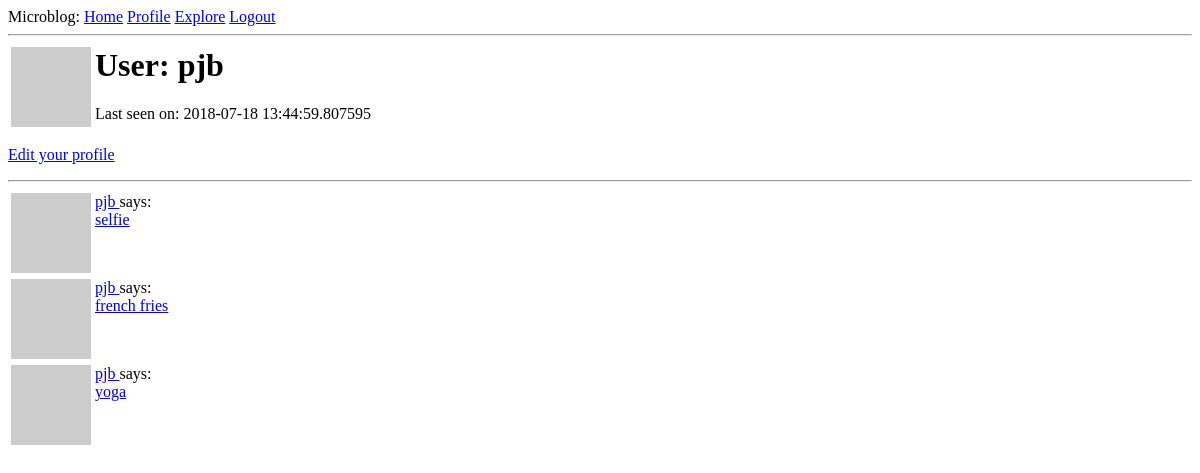
Before: /user/pjb (signed in) with the older database file.
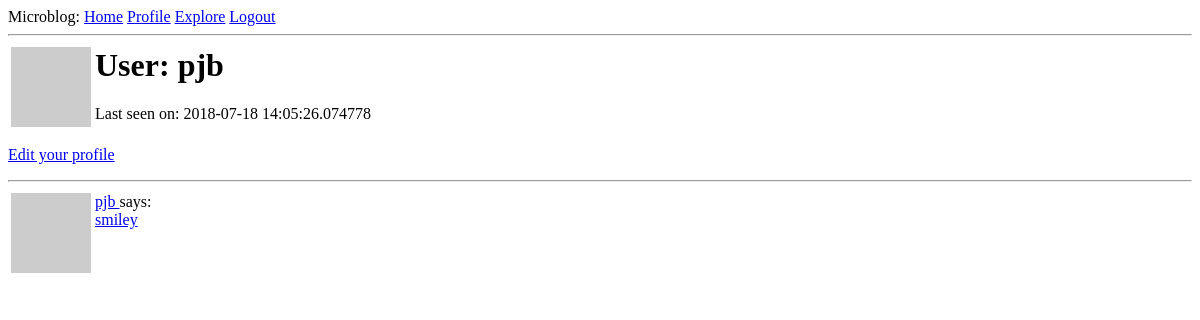
After: the same page with the newer database file.
### app/models.py (models this page shows, shortened)
class User(UserMixin, db.Model):
    id = db.Column(db.Integer, primary_key=True)
    username = db.Column(db.String(64), index=True, unique=True)
    email = db.Column(db.String(120), index=True, unique=True)
    password_hash = db.Column(db.String(128))
    posts = db.relationship('Entry', backref='author', lazy='dynamic')
    about_me = db.Column(db.String(140))
    last_seen = db.Column(db.DateTime, default=datetime.utcnow)
    def avatar(self, size):
        digest = md5(self.email.lower().encode('utf-8')).hexdigest()
        return 'https://www.gravatar.com/avatar/{}?d=identicon&s={}'.format(
            digest, size)

class Entry(db.Model):
    id = db.Column(db.Integer, primary_key=True)
    url = db.Column(db.String)
    english_word = db.Column(db.String, index=True, unique=True)
    latin_top_choice = db.Column(db.String, index=True)
    tweet_id = db.Column(db.String, index=True)
    username = db.Column(db.String)
    body = db.Column(db.String(140))
    tweet_date = db.Column(db.DateTime)
    timestamp = db.Column(db.DateTime, index=True, default=datetime.utcnow)
    user_id = db.Column(db.Integer, db.ForeignKey('user.id'))

### app/routes.py (the view)
@app.route('/user/<username>')
@login_required
def user(username):
    user = User.query.filter_by(username=username).first_or_404()
    entries = user.posts.order_by(Entry.timestamp.desc())
    return render_template('user.html', user=user, entries=entries)

### app/models.py (called while the page is built)
@login.user_loader
def load_user(id):
    return User.query.get(int(id))

### app/routes.py (called while the page is built)
@app.before_request
def before_request():
    if current_user.is_authenticated:
        current_user.last_seen = datetime.utcnow()
        db.session.commit()

### app/templates/user.html (shortened to what this page needs)
{% extends "base.html" %}
{% block content %}
    <table>
        <tr valign="top">
            <td><img src="{{ user.avatar(128) }}"></td>
            <td>
                <h1>User: {{ user.username }}</h1>
                {% if user.last_seen %}<p>Last seen on: {{ user.last_seen }}</p>{% endif %}
            </td>
        </tr>
    </table>
    {% if user == current_user %}
    <p><a href="{{ url_for('edit_profile') }}">Edit your profile</a></p>
    {% endif %}
    <hr>
    {% for entry in entries %}
        {% include '_post.html' %}
    {% endfor %}
{% endblock %}

### app/templates/base.html (shortened to what this page needs)
<html>
    <head>
    </head>
    <body>
      <div>
        Microblog:
        <a href="{{ url_for('index') }}">Home</a>
        {% if current_user.is_anonymous %}
        <a href="{{ url_for('login') }}">Login</a>
        {% else %}
        <a href="{{ url_for('user', username=current_user.username) }}">Profile</a>
        <a href="{{ url_for('explore') }}">Explore</a>
        <a href="{{ url_for('logout') }}">Logout</a>
        {% endif %}
      </div>
        <hr>
        {% block content %}{% endblock %}
    </body>
</html>

### app/templates/_post.html
<table>
    <tr valign="top">
        <td><img src="{{ entry.author.avatar(36) }}"></td>
        <td>
            <a href="{{ url_for('user', username=entry.author.username) }}">
                {{ entry.author.username }}
            </a>
            says:<br>
            <a href="{{ url_for('entry', english_word=entry.english_word) }}">
              {{ entry.english_word }}
            </a>
        </td>
    </tr>
</table>

Changed rows visible on the page:
removed Entry: author.username "pjb", english_word "selfie"
removed Entry: author.username "pjb", english_word "french fries"
changed User "pjb": last_seen "2018-07-18 13:44:59.807595" → "2018-07-18 14:05:26.074778"
changed Entry "pjb": english_word "yoga" → "smiley"
